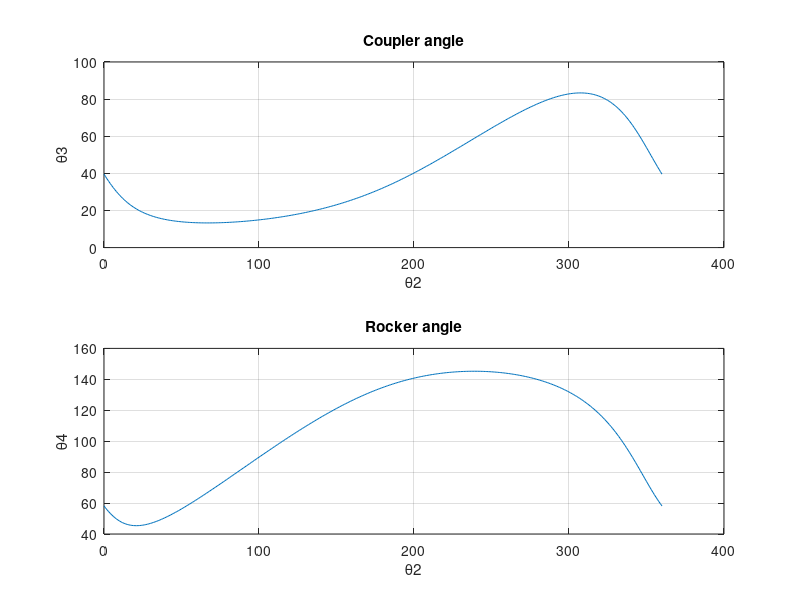

MATLAB code for this plot:

clear all;
r1=7;r2=4;r3=8;r4=6;
t = 0:5/180:10;
ang_speed = pi/5;
theta2 = ang_speed*t;
theta1 = deg2rad(0);
len = length(theta2)-1;
    
for i=1:length(theta2)
theta2_prime(i) = theta2(i) - theta1;
delta(i) = sqrt(r1^2 + r2^2 -2*r1*r2*cos(theta2_prime(i)));
beta(i) = acos( (r1^2 + delta(i)^2 - r2^2) / (2*r1*delta(i)));
psi(i) = acos( (r3^2 + delta(i)^2 - r4^2) / (2*r3*delta(i)));
lambda(i) = acos( (r4^2 + delta(i)^2 - r3^2) / (2*r4*delta(i)));
if(theta2_prime<=pi)
    theta3(i) = psi(i)-(beta(i)-theta1);
    theta4(i) = pi-lambda(i)-(beta(i)-theta1);
    gamma(i)= acos( (r3^2+r4^2-delta(i)^2) / (2*r3*r4)) - pi/2;
else
    theta3(i) = psi(i)+(beta(i)+theta1);
    theta4(i) = pi-lambda(i)+(beta(i)+theta1);
    gamma(i)= acos( (r3^2+r4^2-delta(i)^2) / (2*r3*r4)) - pi/2;
end
omega4(i) = ang_speed * (r2*(sin(theta3(i)-theta2(i)))) / (r4*(sin(theta3(i)-theta4(i))));
MA(i) = ( r4*sin(theta4(i)-theta3(i)) )/( r2*sin(theta2(i)-theta3(i)) ); %mechanical advantage
Ax(i) = r2*cos(theta2(i));
Ay(i) = r2*sin(theta2(i));
Bx(i) = r2*cos(theta2(i))+r3*cos(theta3(i));
By(i) = r2*sin(theta2(i))+r3*sin(theta3(i));
Box(i) = r1*cos(theta1);
Boy(i) = r1*sin(theta1);
plot([0 Ax(i)], [0 Ay(i)],'ro-','LineWidth',5);hold on; %r2
plot([Ax(i) Bx(i)], [Ay(i) By(i)], 'go-','LineWidth',5); hold on; %r3
plot([Bx(i) Box(i)], [By(i) Boy(i)], 'bo-','LineWidth',5); hold on; %r4
plot([Box(i) 0], [Boy(i) 0], 'co-','LineWidth',5);hold off; %r1
grid on
axis([-15 15 -5 10]);
pause(0.001);
end
subplot(2,1,1)
plot(rad2deg(theta2),rad2deg(theta3));
title(' Coupler angle ')
xlabel('\theta2')
ylabel('\theta3')
grid on
subplot(2,1,2)
plot(rad2deg(theta2),rad2deg(theta4));
title(' Rocker angle ')
xlabel('\theta2')
ylabel('\theta4')
grid on